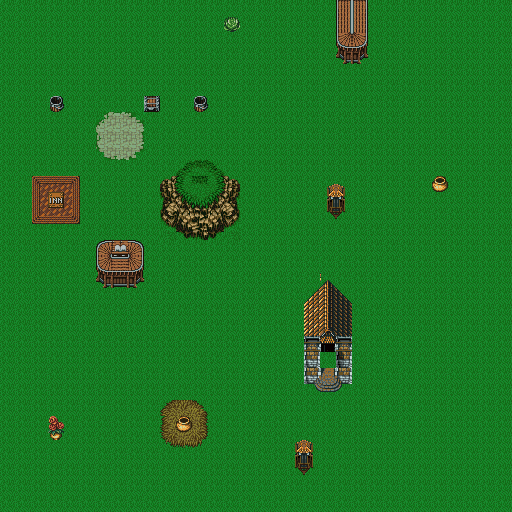

Below is a game level as drawn by its tile map, then a one-line description and the .tmx that defines it (tile-layer data replaced by summaries):
An orthogonal 32x32 tile map with 16x16 px tiles, 4 tile layers (bg, bg2, fg, top) and 3 objects (2x Treasure, trigger).

<map version="1.0" orientation="orthogonal" width="32" height="32" tilewidth="16" tileheight="16">
 <tileset firstgid="1" name="FF6MapTileCitiesTown" tilewidth="16" tileheight="16">
  <image source="FF6MapTileCitiesTown.png" width="800" height="1040" />
 </tileset>
 <layer name="bg" width="32" height="32">
  <data>[1024 cells, 1024 non-empty, 1 distinct tile ids]</data>
 </layer>
 <layer name="bg2" width="32" height="32">
  <data>[1024 cells, 31 non-empty, 31 distinct tile ids]</data>
 </layer>
 <layer name="fg" width="32" height="32">
  <data>[1024 cells, 72 non-empty, 57 distinct tile ids]</data>
 </layer>
 <objectgroup name="objects" width="32" height="32">
  <object name="Chest" type="Treasure" x="144" y="96" width="16" height="16">
   <properties>
    <property name="contents" value="ether" />
   </properties>
  </object>
  <object name="Gold Urn" type="Treasure" x="432" y="176" width="16" height="16">
   <properties>
    <property name="contents" value="potion" />
   </properties>
  </object>
 </objectgroup>
 <layer name="top" width="32" height="32">
  <data>[1024 cells, 5 non-empty, 5 distinct tile ids]</data>
 </layer>
 <objectgroup name="triggers" width="32" height="32">
  <object name="Shop Door" type="trigger" gid="55" x="320" y="368">
   <properties>
    <property name="map" value="shop" />
    <property name="position" value="10,10" />
   </properties>
  </object>
 </objectgroup>
</map>
